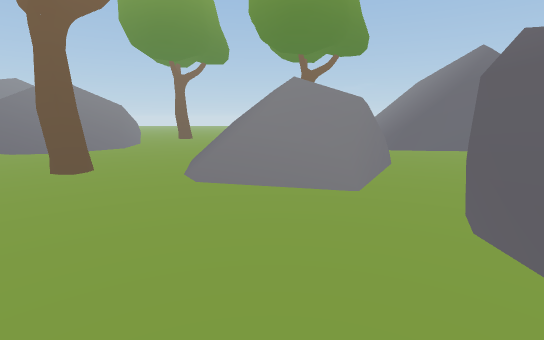
[1] (above)

23 first-person views from a walk through a scene from a Unity 3-D project. The camera is 1.5 m above the floor, tilts 10° down and sees 85° across. The floor is counted in squares, 1 m on a side. Each view is taken from the middle of a square. On the plan, view 1 faces up. The plan holds only what a view shows up to about 15 squares ahead; the rest is blank. The place goes on beyond the plan. The player character is not drawn.

[2]
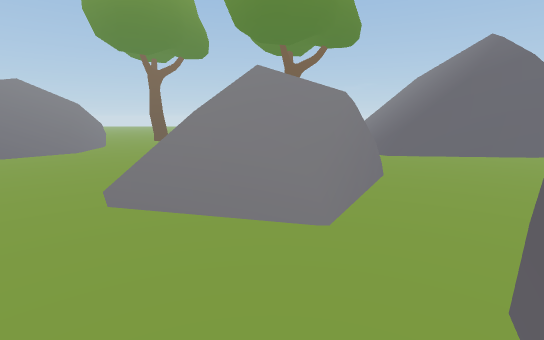

[3]
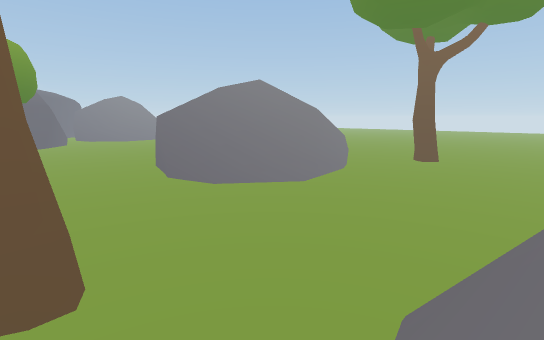

[4]
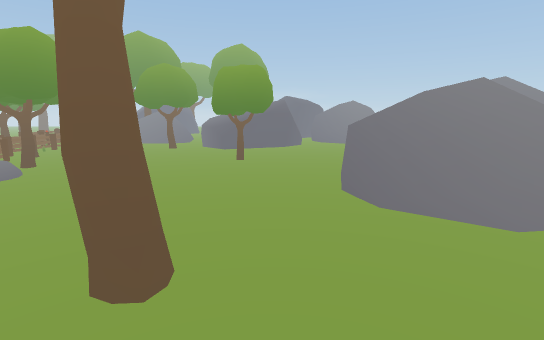

[5]
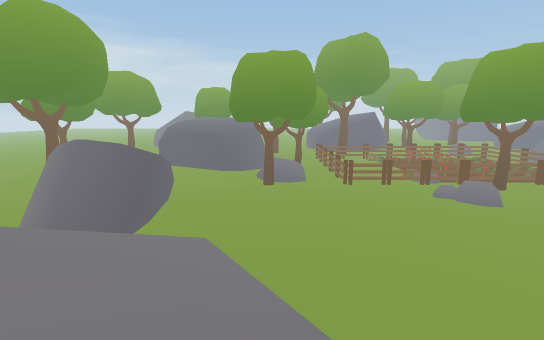

[6]
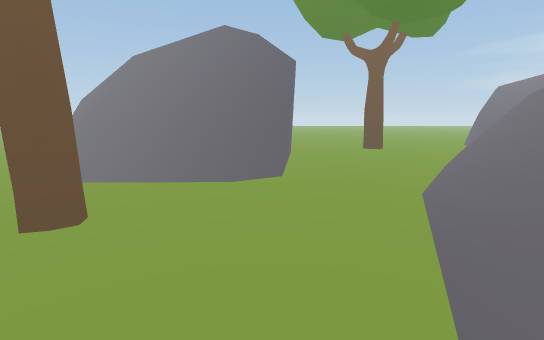

[7]
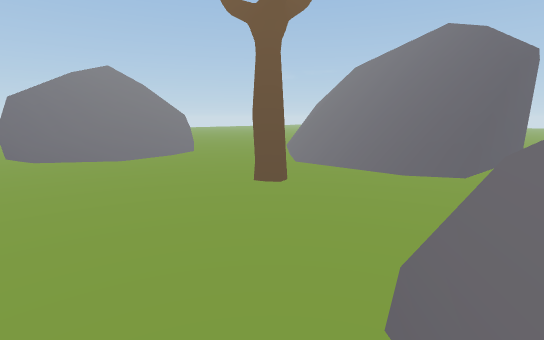

[8]
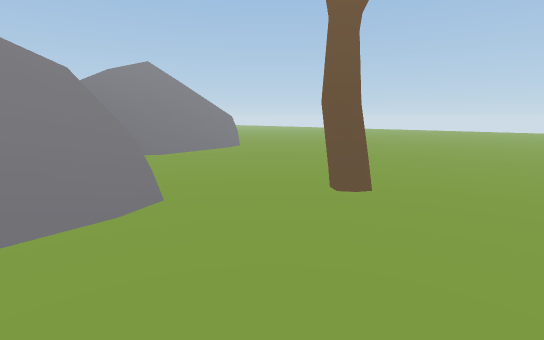

[9]
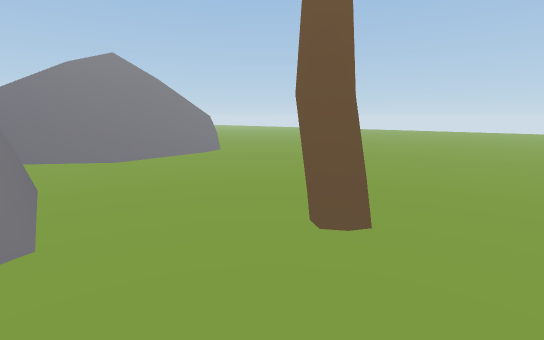

[10]
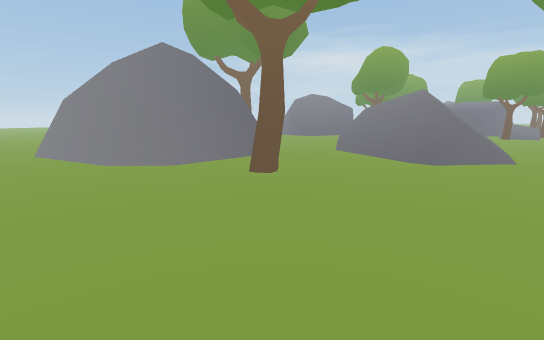

[11]
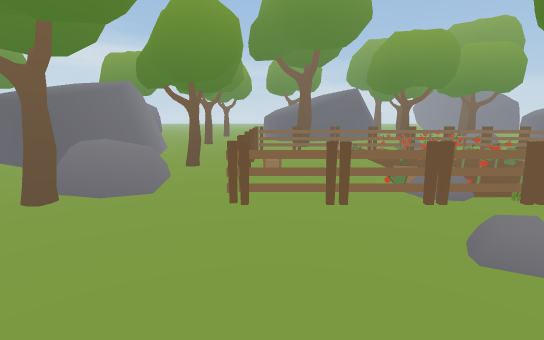

[12]
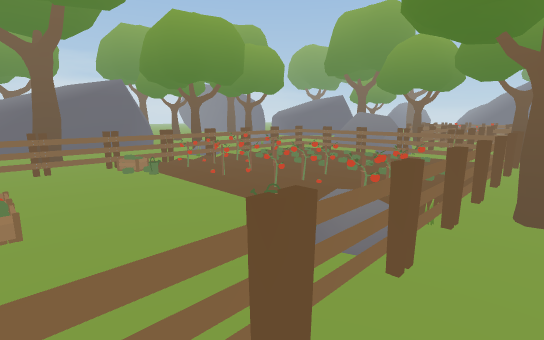

[13]
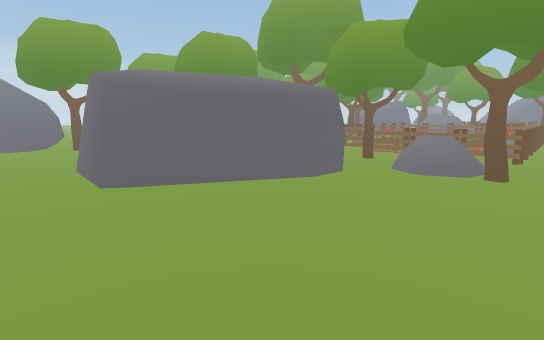

[14]
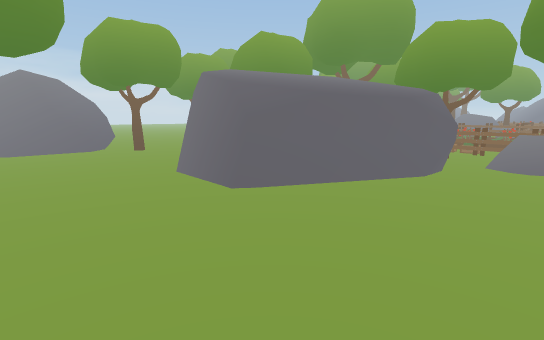

[15]
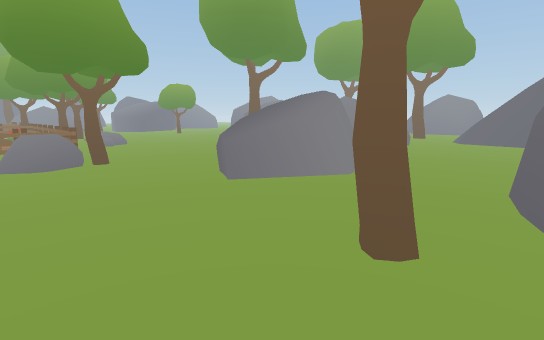

[16]
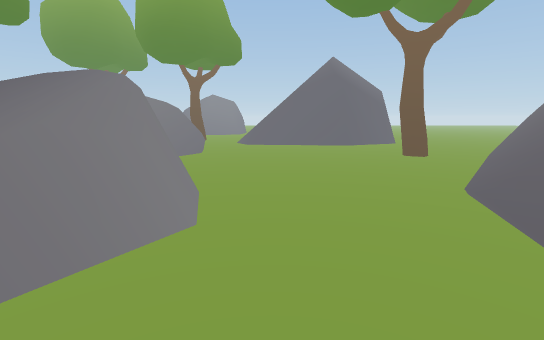

[17]
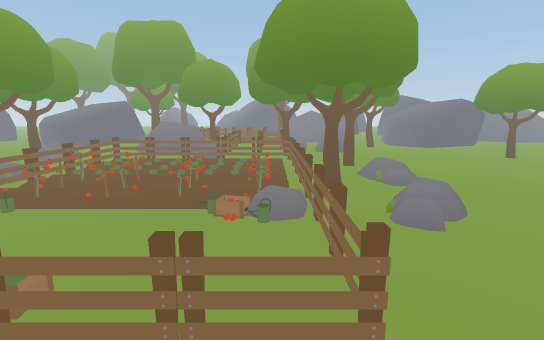

[18]
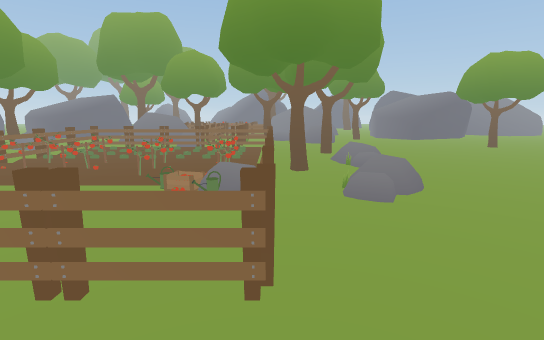

[19]
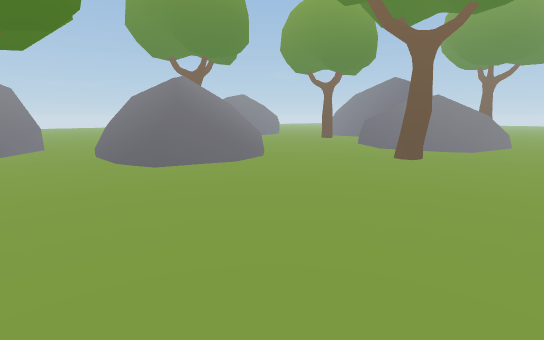

[20]
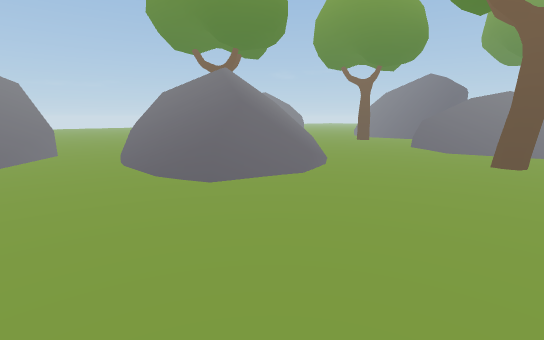

[21]
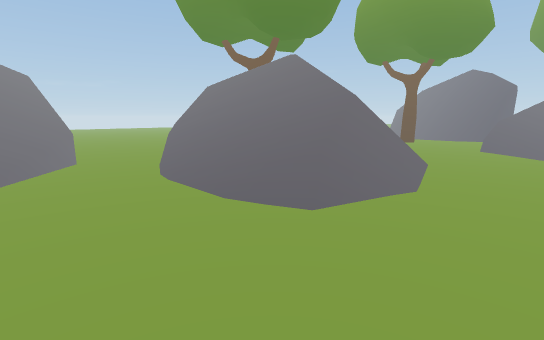

[22]
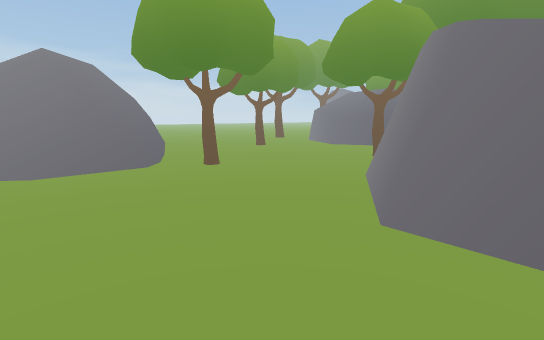

[23]
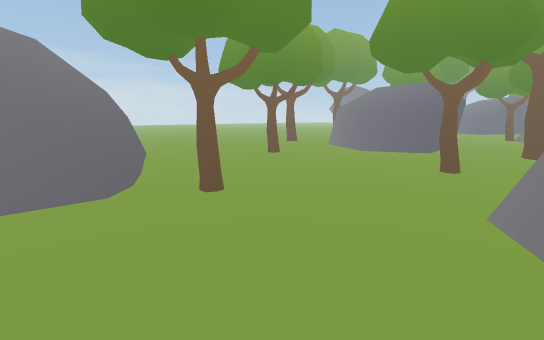

### Floor plan
Key: @ floor where view 1 was taken; # wall or solid block; . main floor; : floor 0.25 m higher than the main floor; / step, stairs or slope; = window, fence, low wall or low ledge; ^ raised ledge; v drop or lower ground; T tree; R rock; F fence; P plant; O other object.
Columns run from 17 left of view 1 to 10 right of it. Each row starts with its distance up from view 1.
 23 //v..............^##......
 22 //v.......TT................
 21 //v........T.............###
 20 //.....................=##
 19 //...=................//=//
 18 ....####=#............//////
 17 ....#v///v.........T..//////
 16 ....#v///=............//////
 15 ....#v////............#/////
 14 ....##////.............=////
 13 ....=#///.......=.........#/
 12 ......=/.......###==........
 11 ..............////v#==......
 10 ...............////##=......
  9 .............../////#.......
  8 T..........TT..////==.......
  7 .............../=//=........
  6 ..................==........
  5 ............................
  4 ....................##......
  3 ...................####.....
  2  ..................#  #.....
  1   .................#^^^=...#
  0  ....RO.RR.......@..^^#....#
 -1  .T...O..R..........^^.....#
 -2  .....T..............=......
 -3 FFFFFFFFFFFFFF..T........TT.
 -4      OPPPR...F.//...........
 -5       O  ....F.RR..........
 -6 F    OOPP....F....##........
 -7 R     OPP...OFTT.#####......
 -8 R    OPPP...OF...#   ##.....
 -9 .    OOP.....F...#    ##....
-10 F    PPOP....O...#     #....
-11 F        O...O...#     #....
-12  FF.FFOFFF.F.O...##  ###....
-13   ...R.. ....  ...  ##......
-14   .  T   .TT...............T
-15 R:.  ...........T...........
-16 T.    ......................
-17       ######................
-18       #    ^^........TT.....
-19            ^^..........=###.
-20             ^..........#####
-21             #.........=#
-22              ...T.....##

Positions as (right, up) in squares from view 1, and headings:
1: (0, 0), facing up
2: (1, 2), facing up
3: (-2, 8), facing up-left
4: (-2, 10), facing left
5: (-1, 10), facing down
6: (-2, 14), facing right
7: (-3, 12), facing up-right
8: (-3, 16), facing up-left
9: (-4, 18), facing up-left
10: (-4, 23), facing down-right
11: (-5, 2), facing down
12: (-5, -2), facing down-left
13: (8, -2), facing down-left
14: (10, -4), facing down-left
15: (10, -6), facing up-left
16: (7, -3), facing up
17: (-2, -4), facing left
18: (-2, -3), facing left
19: (-17, 4), facing up-right
20: (-17, 7), facing up-right
21: (-17, 10), facing up-right
22: (10, -10), facing down-left
23: (8, -13), facing down-left
